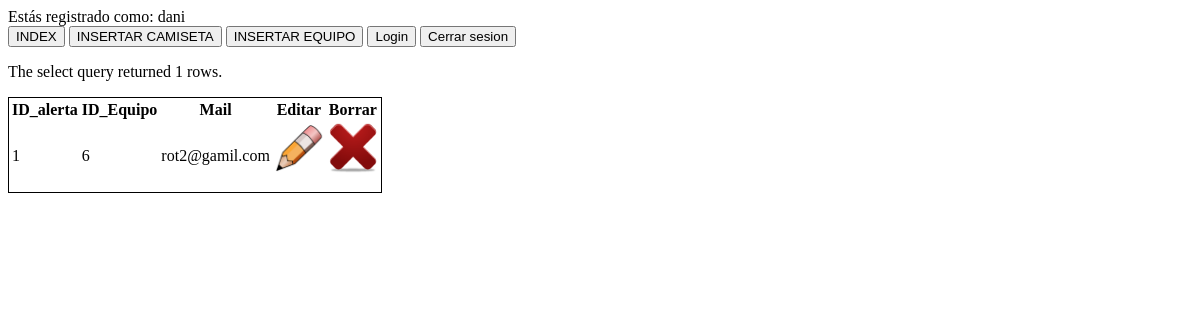
The page /alertas.php (signed in) on the database as committed earlier.
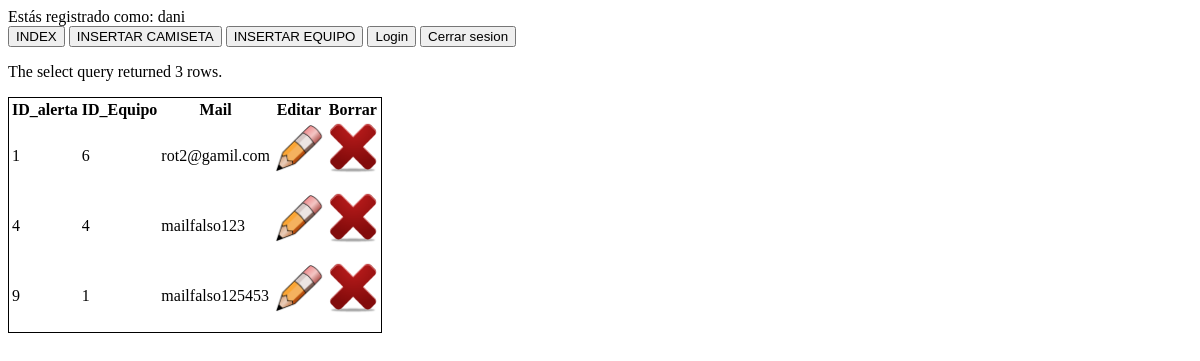
The same page on the database as committed later.
### tables this page shows
CREATE TABLE `alerta` (
  `id_alerta` int(4) NOT NULL,
  `id_equipo` int(11) NOT NULL,
  `mail` varchar(100) NOT NULL
);

### alertas.php (the view, shortened to what this page needs)
<?php
  if (isset($_SESSION["user"])) {
    echo 'Estás registrado como: '.$_SESSION['user'];
  } else {
    session_destroy();
    header("Location: login.php");
  }
?>
<!DOCTYPE html>
<html lang="en">
  <head>
  </head>
  <body>
      <header>
        <a href="index.php"><button>INDEX</button></a>
        <a href="insertar.php"><button>INSERTAR CAMISETA</button></a>
        <a href="insertar_equipo.php"><button>INSERTAR EQUIPO</button></a>
        <a href="login.php"><button>Login</button></a>
        <a href="logout.php"><button>Cerrar sesion</button></a>
      </header>
    <?php
      $connection = new mysqli("localhost", "root", "123456", "camisetas");
      $connection->set_charset("utf8");
      if ($result = $connection->query("select * from alerta;")) {
          printf("<p>The select query returned %d rows.</p>", $result->num_rows);
    ?>
      <table style="border:1px solid black">
      <thead>
        <tr>
          <th>ID_alerta</th>
          <th>ID_Equipo</th>
          <th>Mail</th>
          <th>Editar</th>
          <th>Borrar</th>
      </thead>
     <?php
          while($obj = $result->fetch_object()) {
              echo "<tr>";
              echo "<td>".$obj->id_alerta."</a></td>";
              echo "<td>".$obj->id_equipo."</td>";
              echo "<td>".$obj->mail."</td>";
              echo "<td>
                        <form method='get'>
                          <a href='editar_alerta.php?id=$obj->id_alerta'>
                            <img src='editar.png';/>
                          </a>
                        </form></td>";
              echo "<td>
                        <form method='get'>
                          <a href='borrar_alerta.php?id=$obj->id_alerta'>
                            <img src='borrar.png';/>
                          </a>
                        </form></td>";
              echo "</tr>";
          }
      }
    ?>
  </body>
</html>

### alertas.php (style rules this page uses)
img { height: 50px; width: 50px; }

Rows that differ between the two databases and show on the page:
added alerta: id_alerta "4", id_equipo "4", mail "mailfalso123"
added alerta: id_alerta "9", id_equipo "1", mail "mailfalso125453"
Other text that changed with them:
$result->num_rows: "1" → "3"
